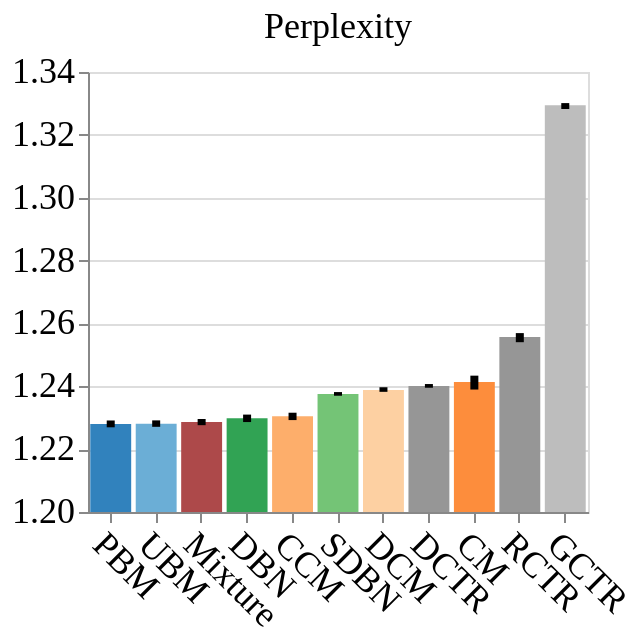

Here is the notebook cell this chart was saved with:
### Code cell
model_means = df.groupby('model')['test_ppl'].mean().sort_values()
sorted_models = model_means.index.tolist()

base = alt.Chart(df, title="Perplexity", width=250, height=220)

bars = base.mark_bar().encode(
    x=alt.X("model", title="", sort=sorted_models).axis(labelAngle=45),
    y=alt.Y("mean(test_ppl)", title="").scale(zero=False, domain=(1.2, 1.34), clamp=True),
    color=alt.Color("model", title="Models", legend=None).scale(domain=list(model2color.keys()), range=list(model2color.values())),
)

errors = base.mark_errorbar(extent="ci", thickness=4).encode(
    x=alt.X("model", title="", sort=sorted_models),
    y=alt.Y("test_ppl", title="").scale(zero=False)
)

ppl_chart = (bars + errors)
ppl_chart

### Figure 1 — Vega-Lite specification as saved in the notebook (floating-point values rounded to 4 significant figures)
{"config": {"title": {"font": "serif", "fontWeight": "normal", "fontSize": 18}, "axis": {"titleFont": "serif", "titleFontWeight": "normal", "titleFontSize": 18, "labelFont": "serif", "labelFontWeight": "normal", "labelFontSize": 18}, "headerColumn": {"titleFont": "serif", "titleFontWeight": "normal", "titleFontSize": 18, "labelFont": "serif", "labelFontWeight": "normal", "labelFontSize": 18}, "headerRow": {"titleFont": "serif", "titleFontWeight": "normal", "titleFontSize": 18, "labelFont": "serif", "labelFontWeight": "normal", "labelFontSize": 18}, "legend": {"titleFont": "serif", "titleFontWeight": "normal", "titleFontSize": 18, "labelFont": "serif", "labelFontWeight": "normal", "labelFontSize": 18}, "text": {"font": "serif", "fontSize": 18}}, "layer": [{"mark": {"type": "bar"}, "encoding": {"color": {"field": "model", "legend": null, "scale": {"domain": ["Mixture", "PBM", "UBM", "DBN", "SDBN", "CM", "CCM", "DCM", "DCTR", "RCTR", "GCTR"], "range": ["#ad494a", "#3182bd", "#6baed6", "#31a354", "#74c476", "#fd8d3c", "#fdae6b", "#fdd0a2", "#969696", "#969696", "#bdbdbd"]}, "title": "Models", "type": "nominal"}, "x": {"axis": {"labelAngle": 45}, "field": "model", "sort": ["PBM", "UBM", "Mixture", "DBN", "CCM", "SDBN", "DCM", "DCTR", "CM", "RCTR", "GCTR"], "title": "", "type": "nominal"}, "y": {"aggregate": "mean", "field": "test_ppl", "scale": {"zero": false, "domain": [1.2, 1.34], "clamp": true}, "title": "", "type": "quantitative"}}, "title": "Perplexity"}, {"mark": {"type": "errorbar", "extent": "ci", "thickness": 4}, "encoding": {"x": {"field": "model", "sort": ["PBM", "UBM", "Mixture", "DBN", "CCM", "SDBN", "DCM", "DCTR", "CM", "RCTR", "GCTR"], "title": "", "type": "nominal"}, "y": {"field": "test_ppl", "scale": {"zero": false}, "title": "", "type": "quantitative"}}, "title": "Perplexity"}], "data": {"name": "data-0b8b8f4387e654eda923806194368de3"}, "height": 220, "width": 250, "$schema": "https://vega.github.io/schema/vega-lite/v5.20.1.json", "datasets": {"data-0b8b8f4387e654eda923806194368de3": [{"model": "Mixture", "test_loss": 1.708, "test_ll": -0.1864, "test_ppl": 1.228, "test_cond_ppl": 1.189, "train_time_s": 1710.0, "test_dcg@10": null, "test_dcg@5": null, "test_dcg@3": null, "test_dcg@1": null, "test_mrr@10": null, "train_time_min": 28.5}, {"model": "Mixture", "test_loss": null, "test_ll": null, "test_ppl": null, "test_cond_ppl": null, "train_time_s": null, "test_dcg@10": 7.774, "test_dcg@5": 5.063, "test_dcg@3": 3.668, "test_dcg@1": 1.715, "test_mrr@10": 0.6247, "train_time_min": null}, {"model": "Mixture", "test_loss": 1.711, "test_ll": -0.1871, "test_ppl": 1.229, "test_cond_ppl": 1.19, "train_time_s": 1632.0, "test_dcg@10": null, "test_dcg@5": null, "test_dcg@3": null, "test_dcg@1": null, "test_mrr@10": null, "train_time_min": 27.21}, {"model": "Mixture", "test_loss": null, "test_ll": null, "test_ppl": null, "test_cond_ppl": null, "train_time_s": null, "test_dcg@10": 7.753, "test_dcg@5": 5.059, "test_dcg@3": 3.648, "test_dcg@1": 1.724, "test_mrr@10": 0.6265, "train_time_min": null}, {"model": "Mixture", "test_loss": 1.709, "test_ll": -0.1861, "test_ppl": 1.23, "test_cond_ppl": 1.19, "train_time_s": 1671.0, "test_dcg@10": null, "test_dcg@5": null, "test_dcg@3": null, "test_dcg@1": null, "test_mrr@10": null, "train_time_min": 27.85}, {"model": "Mixture", "test_loss": null, "test_ll": null, "test_ppl": null, "test_cond_ppl": null, "train_time_s": null, "test_dcg@10": 7.764, "test_dcg@5": 5.056, "test_dcg@3": 3.634, "test_dcg@1": 1.716, "test_mrr@10": 0.6238, "train_time_min": null}, {"model": "DBN", "test_loss": 0.2095, "test_ll": -0.2132, "test_ppl": 1.229, "test_cond_ppl": 1.218, "train_time_s": 684.3, "test_dcg@10": null, "test_dcg@5": null, "test_dcg@3": null, "test_dcg@1": null, "test_mrr@10": null, "train_time_min": 11.41}, {"model": "DCM", "test_loss": null, "test_ll": null, "test_ppl": null, "test_cond_ppl": null, "train_time_s": null, "test_dcg@10": 7.624, "test_dcg@5": 4.986, "test_dcg@3": 3.642, "test_dcg@1": 1.735, "test_mrr@10": 0.6266, "train_time_min": null}, {"model": "SDBN", "test_loss": 0.2229, "test_ll": -0.2274, "test_ppl": 1.237, "test_cond_ppl": 1.236, "train_time_s": 496.7, "test_dcg@10": null, "test_dcg@5": null, "test_dcg@3": null, "test_dcg@1": null, "test_mrr@10": null, "train_time_min": 8.278}, {"model": "DBN", "test_loss": null, "test_ll": null, "test_ppl": null, "test_cond_ppl": null, "train_time_s": null, "test_dcg@10": 7.776, "test_dcg@5": 5.139, "test_dcg@3": 3.762, "test_dcg@1": 1.805, "test_mrr@10": 0.6144, "train_time_min": null}, {"model": "DCM", "test_loss": 0.2237, "test_ll": -0.2282, "test_ppl": 1.238, "test_cond_ppl": 1.237, "train_time_s": 556.6, "test_dcg@10": null, "test_dcg@5": null, "test_dcg@3": null, "test_dcg@1": null, "test_mrr@10": null, "train_time_min": 9.276}, {"model": "DCTR", "test_loss": null, "test_ll": null, "test_ppl": null, "test_cond_ppl": null, "train_time_s": null, "test_dcg@10": 7.538, "test_dcg@5": 4.944, "test_dcg@3": 3.604, "test_dcg@1": 1.722, "test_mrr@10": 0.6229, "train_time_min": null}, {"model": "CCM", "test_loss": 0.21, "test_ll": -0.2138, "test_ppl": 1.229, "test_cond_ppl": 1.218, "train_time_s": 694.8, "test_dcg@10": null, "test_dcg@5": null, "test_dcg@3": null, "test_dcg@1": null, "test_mrr@10": null, "train_time_min": 11.58}, {"model": "GCTR", "test_loss": 0.2889, "test_ll": -0.2927, "test_ppl": 1.328, "test_cond_ppl": 1.328, "train_time_s": 321.8, "test_dcg@10": null, "test_dcg@5": null, "test_dcg@3": null, "test_dcg@1": null, "test_mrr@10": null, "train_time_min": 5.363}, {"model": "CCM", "test_loss": null, "test_ll": null, "test_ppl": null, "test_cond_ppl": null, "train_time_s": null, "test_dcg@10": 7.659, "test_dcg@5": 5.021, "test_dcg@3": 3.647, "test_dcg@1": 1.73, "test_mrr@10": 0.6216, "train_time_min": null}, {"model": "PBM", "test_loss": null, "test_ll": null, "test_ppl": null, "test_cond_ppl": null, "train_time_s": null, "test_dcg@10": 7.706, "test_dcg@5": 5.012, "test_dcg@3": 3.626, "test_dcg@1": 1.703, "test_mrr@10": 0.6215, "train_time_min": null}, {"model": "CM", "test_loss": 0.6202, "test_ll": -0.6466, "test_ppl": 1.239, "test_cond_ppl": 1.874, "train_time_s": 623.4, "test_dcg@10": null, "test_dcg@5": null, "test_dcg@3": null, "test_dcg@1": null, "test_mrr@10": null, "train_time_min": 10.39}, {"model": "CM", "test_loss": null, "test_ll": null, "test_ppl": null, "test_cond_ppl": null, "train_time_s": null, "test_dcg@10": 7.981, "test_dcg@5": 5.233, "test_dcg@3": 3.813, "test_dcg@1": 1.816, "test_mrr@10": 0.6393, "train_time_min": null}, {"model": "SDBN", "test_loss": null, "test_ll": null, "test_ppl": null, "test_cond_ppl": null, "train_time_s": null, "test_dcg@10": 7.98, "test_dcg@5": 5.279, "test_dcg@3": 3.87, "test_dcg@1": 1.845, "test_mrr@10": 0.6261, "train_time_min": null}, {"model": "PBM", "test_loss": 0.217, "test_ll": -0.2215, "test_ppl": 1.227, "test_cond_ppl": 1.227, "train_time_s": 610.2, "test_dcg@10": null, "test_dcg@5": null, "test_dcg@3": null, "test_dcg@1": null, "test_mrr@10": null, "train_time_min": 10.17}, {"model": "UBM", "test_loss": 0.2082, "test_ll": -0.2121, "test_ppl": 1.227, "test_cond_ppl": 1.215, "train_time_s": 681.3, "test_dcg@10": null, "test_dcg@5": null, "test_dcg@3": null, "test_dcg@1": null, "test_mrr@10": null, "train_time_min": 11.36}, {"model": "DCTR", "test_loss": 0.2252, "test_ll": -0.2298, "test_ppl": 1.24, "test_cond_ppl": 1.24, "train_time_s": 610.5, "test_dcg@10": null, "test_dcg@5": null, "test_dcg@3": null, "test_dcg@1": null, "test_mrr@10": null, "train_time_min": 10.17}, {"model": "RCTR", "test_loss": 0.2388, "test_ll": -0.2436, "test_ppl": 1.254, "test_cond_ppl": 1.254, "train_time_s": 317.6, "test_dcg@10": null, "test_dcg@5": null, "test_dcg@3": null, "test_dcg@1": null, "test_mrr@10": null, "train_time_min": 5.293}, {"model": "UBM", "test_loss": null, "test_ll": null, "test_ppl": null, "test_cond_ppl": null, "train_time_s": null, "test_dcg@10": 7.752, "test_dcg@5": 5.05, "test_dcg@3": 3.668, "test_dcg@1": 1.724, "test_mrr@10": 0.6243, "train_time_min": null}, {"model": "GCTR", "test_loss": null, "test_ll": null, "test_ppl": null, "test_cond_ppl": null, "train_time_s": null, "test_dcg@10": 5.94, "test_dcg@5": 3.655, "test_dcg@3": 2.582, "test_dcg@1": 1.21, "test_mrr@10": 0.513, "train_time_min": null}, {"model": "DBN", "test_loss": 0.2096, "test_ll": -0.2135, "test_ppl": 1.23, "test_cond_ppl": 1.219, "train_time_s": 529.5, "test_dcg@10": null, "test_dcg@5": null, "test_dcg@3": null, "test_dcg@1": null, "test_mrr@10": null, "train_time_min": 8.825}, {"model": "DCM", "test_loss": null, "test_ll": null, "test_ppl": null, "test_cond_ppl": null, "train_time_s": null, "test_dcg@10": 7.644, "test_dcg@5": 5.015, "test_dcg@3": 3.657, "test_dcg@1": 1.733, "test_mrr@10": 0.6288, "train_time_min": null}, {"model": "SDBN", "test_loss": 0.2229, "test_ll": -0.2274, "test_ppl": 1.237, "test_cond_ppl": 1.237, "train_time_s": 605.7, "test_dcg@10": null, "test_dcg@5": null, "test_dcg@3": null, "test_dcg@1": null, "test_mrr@10": null, "train_time_min": 10.09}, {"model": "DBN", "test_loss": null, "test_ll": null, "test_ppl": null, "test_cond_ppl": null, "train_time_s": null, "test_dcg@10": 7.246, "test_dcg@5": 4.696, "test_dcg@3": 3.437, "test_dcg@1": 1.665, "test_mrr@10": 0.5809, "train_time_min": null}, {"model": "DCM", "test_loss": 0.2236, "test_ll": -0.2282, "test_ppl": 1.239, "test_cond_ppl": 1.238, "train_time_s": 582.1, "test_dcg@10": null, "test_dcg@5": null, "test_dcg@3": null, "test_dcg@1": null, "test_mrr@10": null, "train_time_min": 9.702}, {"model": "DCTR", "test_loss": null, "test_ll": null, "test_ppl": null, "test_cond_ppl": null, "train_time_s": null, "test_dcg@10": 7.489, "test_dcg@5": 4.892, "test_dcg@3": 3.559, "test_dcg@1": 1.684, "test_mrr@10": 0.6189, "train_time_min": null}, {"model": "CCM", "test_loss": 0.21, "test_ll": -0.2139, "test_ppl": 1.231, "test_cond_ppl": 1.219, "train_time_s": 533.5, "test_dcg@10": null, "test_dcg@5": null, "test_dcg@3": null, "test_dcg@1": null, "test_mrr@10": null, "train_time_min": 8.892}, {"model": "GCTR", "test_loss": 0.289, "test_ll": -0.293, "test_ppl": 1.33, "test_cond_ppl": 1.33, "train_time_s": 212.6, "test_dcg@10": null, "test_dcg@5": null, "test_dcg@3": null, "test_dcg@1": null, "test_mrr@10": null, "train_time_min": 3.543}, {"model": "CCM", "test_loss": null, "test_ll": null, "test_ppl": null, "test_cond_ppl": null, "train_time_s": null, "test_dcg@10": 7.611, "test_dcg@5": 4.957, "test_dcg@3": 3.589, "test_dcg@1": 1.695, "test_mrr@10": 0.6213, "train_time_min": null}, {"model": "PBM", "test_loss": null, "test_ll": null, "test_ppl": null, "test_cond_ppl": null, "train_time_s": null, "test_dcg@10": 7.742, "test_dcg@5": 5.055, "test_dcg@3": 3.649, "test_dcg@1": 1.721, "test_mrr@10": 0.624, "train_time_min": null}, {"model": "CM", "test_loss": 0.6185, "test_ll": -0.646, "test_ppl": 1.242, "test_cond_ppl": 1.881, "train_time_s": 559.3, "test_dcg@10": null, "test_dcg@5": null, "test_dcg@3": null, "test_dcg@1": null, "test_mrr@10": null, "train_time_min": 9.322}, {"model": "CM", "test_loss": null, "test_ll": null, "test_ppl": null, "test_cond_ppl": null, "train_time_s": null, "test_dcg@10": 7.914, "test_dcg@5": 5.18, "test_dcg@3": 3.767, "test_dcg@1": 1.8, "test_mrr@10": 0.6382, "train_time_min": null}, {"model": "SDBN", "test_loss": null, "test_ll": null, "test_ppl": null, "test_cond_ppl": null, "train_time_s": null, "test_dcg@10": 7.777, "test_dcg@5": 5.183, "test_dcg@3": 3.825, "test_dcg@1": 1.878, "test_mrr@10": 0.6216, "train_time_min": null}, {"model": "PBM", "test_loss": 0.2168, "test_ll": -0.2214, "test_ppl": 1.228, "test_cond_ppl": 1.228, "train_time_s": 548.9, "test_dcg@10": null, "test_dcg@5": null, "test_dcg@3": null, "test_dcg@1": null, "test_mrr@10": null, "train_time_min": 9.149}, {"model": "UBM", "test_loss": 0.208, "test_ll": -0.212, "test_ppl": 1.228, "test_cond_ppl": 1.216, "train_time_s": 625.5, "test_dcg@10": null, "test_dcg@5": null, "test_dcg@3": null, "test_dcg@1": null, "test_mrr@10": null, "train_time_min": 10.43}, {"model": "DCTR", "test_loss": 0.2252, "test_ll": -0.2299, "test_ppl": 1.24, "test_cond_ppl": 1.24, "train_time_s": 449.2, "test_dcg@10": null, "test_dcg@5": null, "test_dcg@3": null, "test_dcg@1": null, "test_mrr@10": null, "train_time_min": 7.486}, {"model": "RCTR", "test_loss": 0.2386, "test_ll": -0.2436, "test_ppl": 1.256, "test_cond_ppl": 1.256, "train_time_s": 211.9, "test_dcg@10": null, "test_dcg@5": null, "test_dcg@3": null, "test_dcg@1": null, "test_mrr@10": null, "train_time_min": 3.532}, {"model": "UBM", "test_loss": null, "test_ll": null, "test_ppl": null, "test_cond_ppl": null, "train_time_s": null, "test_dcg@10": 7.754, "test_dcg@5": 5.058, "test_dcg@3": 3.659, "test_dcg@1": 1.7, "test_mrr@10": 0.6233, "train_time_min": null}, {"model": "GCTR", "test_loss": null, "test_ll": null, "test_ppl": null, "test_cond_ppl": null, "train_time_s": null, "test_dcg@10": 5.94, "test_dcg@5": 3.655, "test_dcg@3": 2.582, "test_dcg@1": 1.21, "test_mrr@10": 0.513, "train_time_min": null}, {"model": "DBN", "test_loss": 0.2097, "test_ll": -0.2135, "test_ppl": 1.231, "test_cond_ppl": 1.221, "train_time_s": 556.1, "test_dcg@10": null, "test_dcg@5": null, "test_dcg@3": null, "test_dcg@1": null, "test_mrr@10": null, "train_time_min": 9.268}, {"model": "DCM", "test_loss": null, "test_ll": null, "test_ppl": null, "test_cond_ppl": null, "train_time_s": null, "test_dcg@10": 7.646, "test_dcg@5": 5.004, "test_dcg@3": 3.654, "test_dcg@1": 1.73, "test_mrr@10": 0.629, "train_time_min": null}, {"model": "SDBN", "test_loss": 0.2228, "test_ll": -0.2273, "test_ppl": 1.238, "test_cond_ppl": 1.237, "train_time_s": 540.4, "test_dcg@10": null, "test_dcg@5": null, "test_dcg@3": null, "test_dcg@1": null, "test_mrr@10": null, "train_time_min": 9.007}, {"model": "DBN", "test_loss": null, "test_ll": null, "test_ppl": null, "test_cond_ppl": null, "train_time_s": null, "test_dcg@10": 8.046, "test_dcg@5": 5.31, "test_dcg@3": 3.886, "test_dcg@1": 1.842, "test_mrr@10": 0.6292, "train_time_min": null}, {"model": "DCM", "test_loss": 0.2237, "test_ll": -0.2282, "test_ppl": 1.24, "test_cond_ppl": 1.239, "train_time_s": 621.4, "test_dcg@10": null, "test_dcg@5": null, "test_dcg@3": null, "test_dcg@1": null, "test_mrr@10": null, "train_time_min": 10.36}, {"model": "DCTR", "test_loss": null, "test_ll": null, "test_ppl": null, "test_cond_ppl": null, "train_time_s": null, "test_dcg@10": 7.56, "test_dcg@5": 4.952, "test_dcg@3": 3.612, "test_dcg@1": 1.723, "test_mrr@10": 0.6241, "train_time_min": null}, {"model": "CCM", "test_loss": 0.2101, "test_ll": -0.214, "test_ppl": 1.232, "test_cond_ppl": 1.221, "train_time_s": 686.5, "test_dcg@10": null, "test_dcg@5": null, "test_dcg@3": null, "test_dcg@1": null, "test_mrr@10": null, "train_time_min": 11.44}, {"model": "GCTR", "test_loss": 0.2889, "test_ll": -0.2928, "test_ppl": 1.33, "test_cond_ppl": 1.33, "train_time_s": 227.2, "test_dcg@10": null, "test_dcg@5": null, "test_dcg@3": null, "test_dcg@1": null, "test_mrr@10": null, "train_time_min": 3.787}, {"model": "CCM", "test_loss": null, "test_ll": null, "test_ppl": null, "test_cond_ppl": null, "train_time_s": null, "test_dcg@10": 7.607, "test_dcg@5": 4.955, "test_dcg@3": 3.598, "test_dcg@1": 1.709, "test_mrr@10": 0.6204, "train_time_min": null}, {"model": "PBM", "test_loss": null, "test_ll": null, "test_ppl": null, "test_cond_ppl": null, "train_time_s": null, "test_dcg@10": 7.71, "test_dcg@5": 5.019, "test_dcg@3": 3.621, "test_dcg@1": 1.71, "test_mrr@10": 0.6199, "train_time_min": null}, {"model": "CM", "test_loss": 0.6202, "test_ll": -0.647, "test_ppl": 1.243, "test_cond_ppl": 1.884, "train_time_s": 596.7, "test_dcg@10": null, "test_dcg@5": null, "test_dcg@3": null, "test_dcg@1": null, "test_mrr@10": null, "train_time_min": 9.945}, {"model": "CM", "test_loss": null, "test_ll": null, "test_ppl": null, "test_cond_ppl": null, "train_time_s": null, "test_dcg@10": 7.976, "test_dcg@5": 5.227, "test_dcg@3": 3.793, "test_dcg@1": 1.812, "test_mrr@10": 0.6392, "train_time_min": null}, {"model": "SDBN", "test_loss": null, "test_ll": null, "test_ppl": null, "test_cond_ppl": null, "train_time_s": null, "test_dcg@10": 8.083, "test_dcg@5": 5.339, "test_dcg@3": 3.93, "test_dcg@1": 1.882, "test_mrr@10": 0.6314, "train_time_min": null}, {"model": "PBM", "test_loss": 0.2173, "test_ll": -0.2218, "test_ppl": 1.229, "test_cond_ppl": 1.229, "train_time_s": 585.6, "test_dcg@10": null, "test_dcg@5": null, "test_dcg@3": null, "test_dcg@1": null, "test_mrr@10": null, "train_time_min": 9.76}, {"model": "UBM", "test_loss": 0.2083, "test_ll": -0.2123, "test_ppl": 1.229, "test_cond_ppl": 1.218, "train_time_s": 676.7, "test_dcg@10": null, "test_dcg@5": null, "test_dcg@3": null, "test_dcg@1": null, "test_mrr@10": null, "train_time_min": 11.28}, {"model": "DCTR", "test_loss": 0.225, "test_ll": -0.2297, "test_ppl": 1.241, "test_cond_ppl": 1.241, "train_time_s": 587.7, "test_dcg@10": null, "test_dcg@5": null, "test_dcg@3": null, "test_dcg@1": null, "test_mrr@10": null, "train_time_min": 9.795}, {"model": "RCTR", "test_loss": 0.2389, "test_ll": -0.2438, "test_ppl": 1.257, "test_cond_ppl": 1.257, "train_time_s": 228.0, "test_dcg@10": null, "test_dcg@5": null, "test_dcg@3": null, "test_dcg@1": null, "test_mrr@10": null, "train_time_min": 3.8}, {"model": "UBM", "test_loss": null, "test_ll": null, "test_ppl": null, "test_cond_ppl": null, "train_time_s": null, "test_dcg@10": 7.733, "test_dcg@5": 5.031, "test_dcg@3": 3.626, "test_dcg@1": 1.714, "test_mrr@10": 0.6239, "train_time_min": null}, {"model": "GCTR", "test_loss": null, "test_ll": null, "test_ppl": null, "test_cond_ppl": null, "train_time_s": null, "test_dcg@10": 5.94, "test_dcg@5": 3.655, "test_dcg@3": 2.582, "test_dcg@1": 1.21, "test_mrr@10": 0.513, "train_time_min": null}]}}
